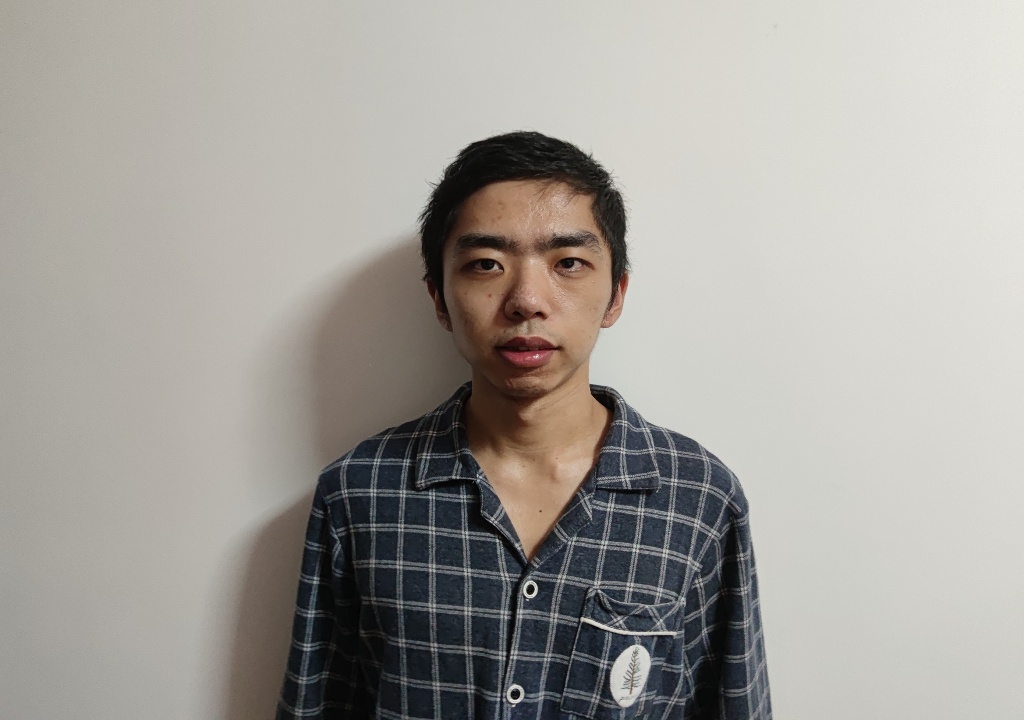
#> input picture Computer Vision/CLab-1-Report-U6656110/code/face-02-U6656110.jpg, 1024 x 720 px
$ python task4.py
#> lines starting #> are read from the running program, lines starting #| are printed output that depends on the picture
import numpy as np
import cv2
from matplotlib import pyplot as plt

#######################################################
# This is the task 4
#######################################################

# Crop the image with specified size
face2 = cv2.imread('face-02-U6656110.jpg')
#> face2 is the input picture: shape (720, 1024, 3); mean B, G, R 154.6, 159.9, 163.2
f2 = cv2.cvtColor(face2, cv2.COLOR_BGR2RGB)
plt.subplot(1, 2, 1)
plt.imshow(f2)
plt.title('Original image')

crop = face2[100:450, 350:700]
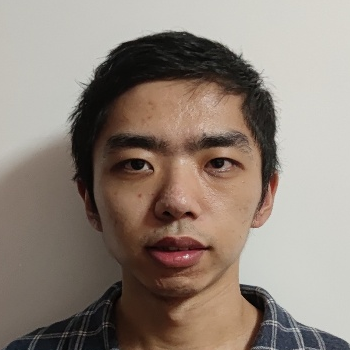
#> crop: shape (350, 350, 3); mean B, G, R 121, 130.9, 143.4
crop = cv2.cvtColor(crop, cv2.COLOR_BGR2GRAY)
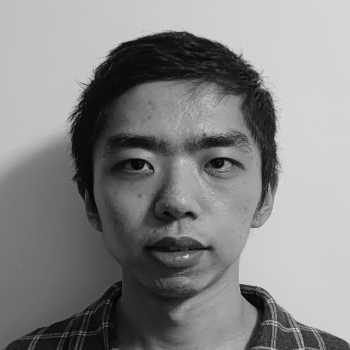
#> crop: shape (350, 350); min 2, max 238, mean 133.6
crop = cv2.resize(crop, dsize=(256, 256))
#> crop: shape (256, 256)
cv2.imwrite('Cropped.jpg', crop)
plt.subplot(1, 2, 2)
plt.imshow(crop, 'gray')
plt.title("Cropped image")
plt.tight_layout()
plt.show()
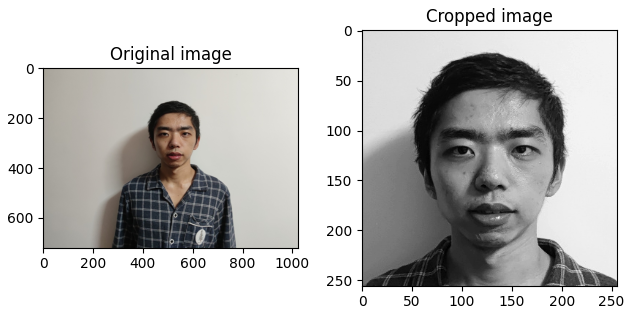
#> figure drawn by matplotlib, 2 panels

# Add gaussian noise to the image
gauss = 15 * np.random.randn(256, 256)
noisy = crop + gauss
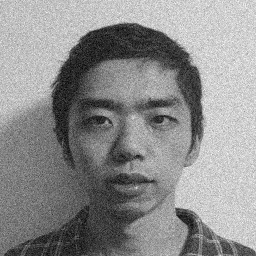
#> noisy: shape (256, 256) float64; min -34.29, max 267, mean 133.4; drawn with min black and max white
plt.imshow(noisy, 'gray')

# Compute the histogram of the noisy image and the original image
plt.subplot(1, 2, 1)
plt.hist(crop.ravel(),10,[0,256]);
plt.title('Original histogram')

plt.subplot(1, 2, 2)
plt.hist(noisy.ravel(),10,[0,256]);
plt.title("After adding noise")
plt.tight_layout()
plt.show()
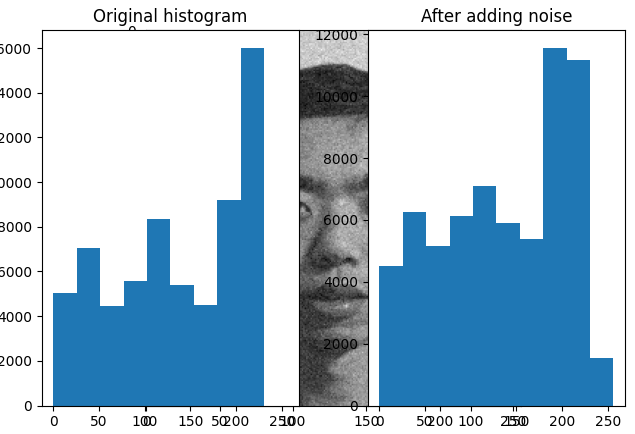
#> figure drawn by matplotlib, 3 panels; panel 2: tallest bar 16003 high, from x = 204.8 to 230.4; panel 3: tallest bar 11561 high, from x = 179.2 to 204.8

# My own implementation of gaussian filter
gauss = cv2.getGaussianKernel(5, 0)
gauss = gauss * gauss.transpose(1, 0)
def my_Gauss_filter(img, kernel):
    nImg = img.copy()
    row, col = img.shape
#> row = 256; col = 256
    for i in range(2, row - 2):
        for j in range(2, col - 2):
            t = img[i - 2: i + 3, j - 2: j + 3] * kernel
            nImg[i, j] = np.sum(t)
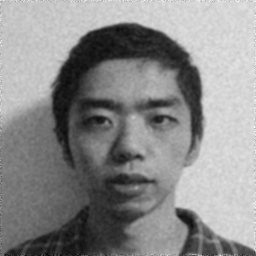
#> nImg: shape (256, 256) float64; min -11.84, max 254.4, mean 133.4; drawn with min black and max white
    return nImg

# Filter the noisy image using my own guassian filter
filtered = my_Gauss_filter(noisy, gauss)

plt.subplot(1, 2, 1)
plt.title("Noisy image")
plt.imshow(noisy, 'gray')

plt.subplot(1, 2, 2)
plt.title("Filtered image")
plt.imshow(filtered, 'gray')


plt.show()

# Compare my own gaussian filter with inbuilt gaussian filter

inbuiltFilter = cv2.GaussianBlur(noisy, (5, 5), 0)
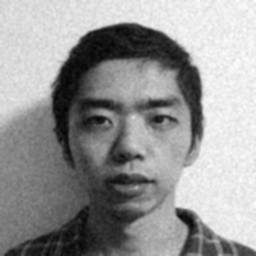
#> inbuiltFilter: shape (256, 256) float64; min -1.68, max 226.6, mean 133.4; drawn with min black and max white

plt.subplot(1, 2, 1)
plt.title('Inbuilt filter')
plt.imshow(inbuiltFilter, 'gray')


plt.subplot(1, 2, 2)
plt.title('My filter')
plt.imshow(filtered, 'gray')
plt.show()

$ run again, with Computer Vision/CLab-1-Report-U6656110/code/face-01-U6656110.jpg copied over Computer Vision/CLab-1-Report-U6656110/code/face-02-U6656110.jpg
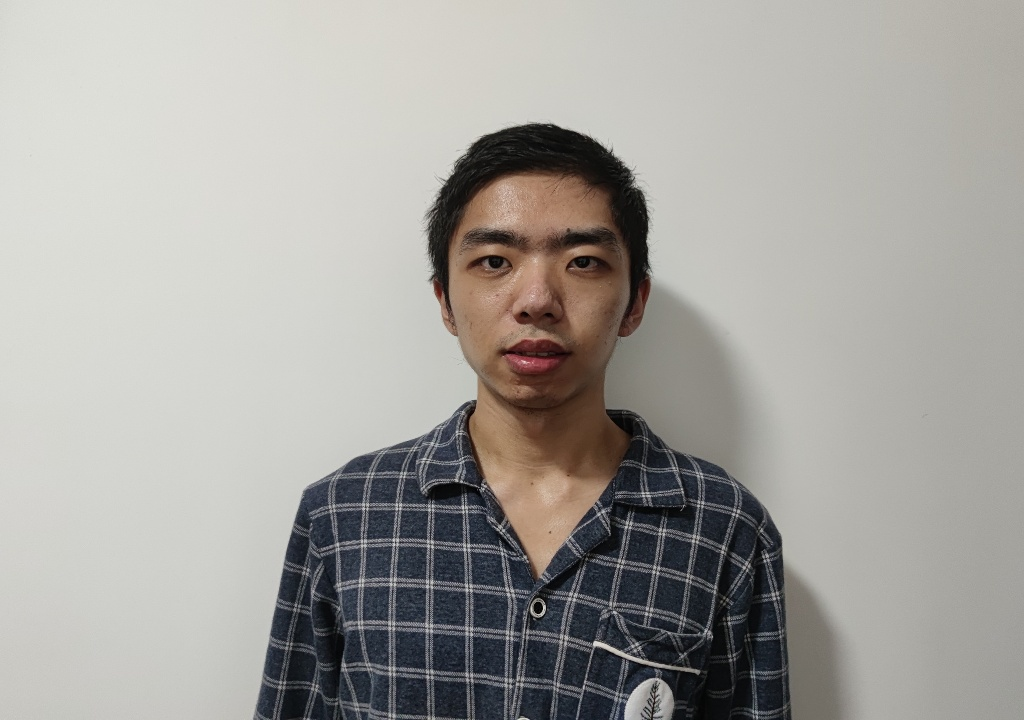
#> input picture Computer Vision/CLab-1-Report-U6656110/code/face-01-U6656110.jpg, 1024 x 720 px
#> face2 is the input picture: shape (720, 1024, 3); mean B, G, R 157.9, 162.2, 164.3
#> `plt.show()`:
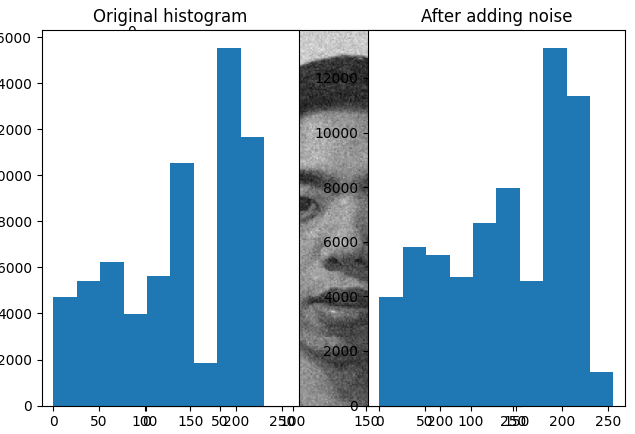
#> figure drawn by matplotlib, 3 panels; panel 2: tallest bar 15531 high, from x = 179.2 to 204.8; panel 3: tallest bar 13098 high, from x = 179.2 to 204.8
#> after the loop in my_Gauss_filter, `for i in range(2, row - 2):`:
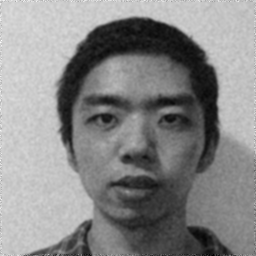
#> nImg: shape (256, 256) float64; min -5.85, max 261.3, mean 137; drawn with min black and max white

$ run again, with Computer Vision/CLab-1-Report-U6656110/code/face-03-U6656110.jpg copied over Computer Vision/CLab-1-Report-U6656110/code/face-02-U6656110.jpg
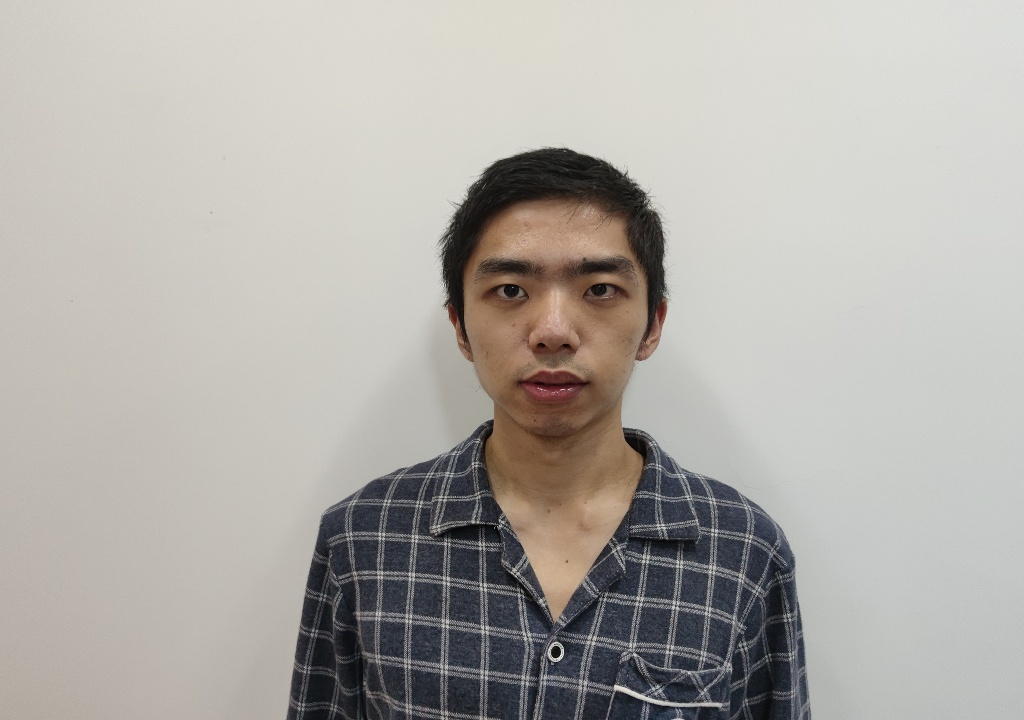
#> input picture Computer Vision/CLab-1-Report-U6656110/code/face-03-U6656110.jpg, 1024 x 720 px
#> face2 is the input picture: shape (720, 1024, 3); mean B, G, R 167.6, 172.8, 176.1
#> `plt.show()`:
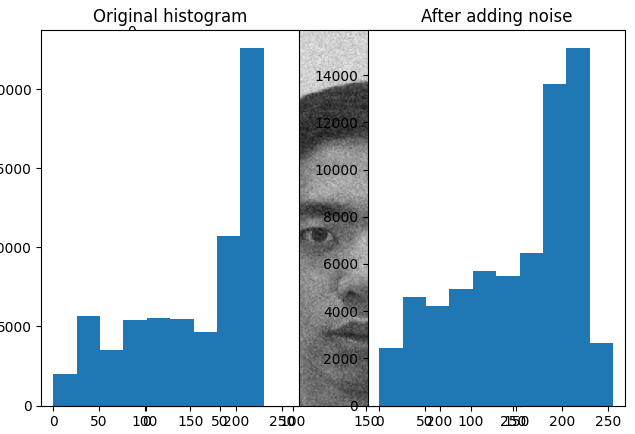
#> figure drawn by matplotlib, 3 panels; panel 2: tallest bar 22602 high, from x = 204.8 to 230.4; panel 3: tallest bar 15152 high, from x = 204.8 to 230.4
#> after the loop in my_Gauss_filter, `for i in range(2, row - 2):`:
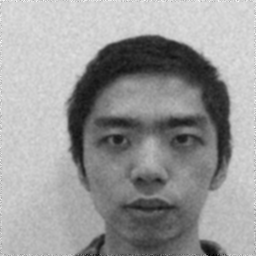
#> nImg: shape (256, 256) float64; min -11.85, max 261.3, mean 152.5; drawn with min black and max white
